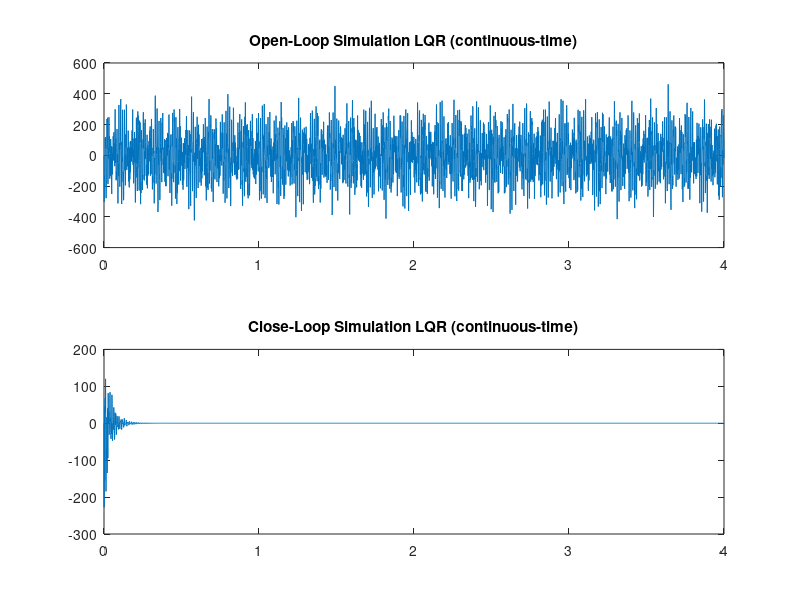

Write MATLAB code to recreate this figure. (Note: this script raises an error after producing the figure.)
clear all;
close all;
%---------Book Example (Elements of Vibration Analysis)--------
m = 2; %kg
L = 2; %m
massMatrixCoeff = m*L/(6*sqrt(2));
massMatrix = [4*sqrt(2) 0 0 0 sqrt(2) 0 0;
              0 4+4*sqrt(2) 0 sqrt(2) 0 2 0;
              0 0 4+4*sqrt(2) 0 sqrt(2) 0 2;
              0 sqrt(2) 0 4+6*sqrt(2) 0 sqrt(2) 0;
              sqrt(2) 0 sqrt(2) 0 4+6*sqrt(2) 0 sqrt(2);
              0 2 0 sqrt(2) 0 4+2*sqrt(2) 0;
              0 0 2 0 sqrt(2) 0 4+2*sqrt(2)] * massMatrixCoeff;
E = 69e9; %Pa - Young's Modulus
A = pi*(0.005)^2;%m^2 Cross Sectional Area of beams
stiffnessMatrixCoeff = E*A/(2*sqrt(2)*L);
stiffnessMatrix = [2*sqrt(2) 0 0 0 0 0 0;
                   0 1+2*sqrt(2) -1 0 0 -1 1;
                   0 -1 1+2*sqrt(2) 0 -2*sqrt(2) 1 -1;
                   0 0 0 1+4*sqrt(2) -1 -2*sqrt(2) 0;
                   0 0 -2*sqrt(2) -1 1+2*sqrt(2) 0 0;
                   0 -1 1 -2*sqrt(2) 0 1+2*sqrt(2) -1;
                   0 1 -1 0 0 -1 1] * stiffnessMatrixCoeff;

% System dynamic (Continuous)
Bf = [0 0 0 0 0 0 1]';
Ac = [zeros(7,7) eye(7);
      -inv(massMatrix)*stiffnessMatrix zeros(7,7)];
Bc = [zeros(7,1);
      inv(massMatrix)*Bf];
C = [0 0 0 0 0 0 0 0 0 0 0 0 0 1];
D = 0;
Q = eye(14);
R = 1e-6;

%------------Simulation Run Flags--------------
runContinuousLQR = true;
runDiscreteLQR = true;
runMPC = true;
runImplicitMPQL = true;

%------------Simulation Variables--------------
dt = 0.001;
Time = 0:dt:4;
U = zeros(size(Time));
X0 = [0 0 0 0 0 0 1 0 0 0 0 0 0 0]';

%--------------Continuous-Time-----------------
if(runContinuousLQR)
% Open-Loop Simulation (continuous)
sys_ol = ss(Ac,Bc,C,D);

[Y,~,~] = lsim(sys_ol, U, Time, X0);
figure(1);
subplot(2,1,1);
plot(Time,Y);
title('Open-Loop Simulation LQR (continuous-time)');

% Closed-Loop Simulation Using LQR (continuous)
K = -lqr(sys_ol, Q, R);        %LQR gain
Ac_cl = Ac+Bc*K;               %closed-Loop system dynamics matrix
sys_cl = ss(Ac_cl,Bc,C,D);

[Y,~,~] = lsim(sys_cl, U, Time, X0);
subplot(2,1,2)
plot(Time,Y);
title('Close-Loop Simulation LQR (continuous-time)');

end
%-----------------Discrete-Time-----------------
if(runDiscreteLQR)
[A,B] = c2d(Ac, Bc, dt);

%Open_Loop Simulation Using LQR (discrete)
[Y,~]=dlsim(A,B,C,D,U,X0);
figure(2);
subplot(3,1,1);
plot(Time,Y);
title('Open-Loop Simulation LQR (discrete-time)');

%Closed_Loop Simulation Using LQR (discrete)
Kd = -dlqr(A,B,Q,R);
[X_hist, U_hist] = simulate(A,B,Kd,X0,length(Time));
subplot(3,1,2);
plot(Time,X_hist(end,:));
title('Closed-Loop Simulation LQR (discrete-time)');

%Closed-Loop control signal
subplot(3,1,3);
plot(Time(1,1:end-1), U_hist);
title('Control Signal (input) LQR (discrete-time)');
end
%-------------------------MPC----------------------------
if(runMPC)
    [A,B] = c2d(Ac, Bc, dt);
    [n,numInputs] = size(B);
    r = 10;
    gamma = 0.9;
    S = calculateAnalyticalS(A,B,r,gamma,Q,R);
    Sxu = S(1:n, n+1:n+r*numInputs);
    Suu = S(n+1:n+r*numInputs,n+1:n+r*numInputs);
    G = -pinv(Suu)*Sxu';
    GL = G(1:numInputs,:);
    A_cl = A+B*GL;

    %Open_Loop Simulation Using LQR (discrete)
    [Y,~]=dlsim(A,B,C,D,U,X0);
    figure(3);
    subplot(3,1,1);
    plot(Time,Y);
    title('Open-Loop simulation MPC (discrete-time)');

    %Closed_Loop Simulation Using LQR (discrete)
    [X_hist, U_hist] = simulate(A,B,GL,X0,length(Time));
    subplot(3,1,2);
    plot(Time,X_hist(end,:))
    title(['Closed-Loop simulation MPC (discrete-time) with r=',num2str(r)]);
    
    %Closed-Loop control signal
    subplot(3,1,3);
    plot(Time(1,1:end-1), U_hist)
    title('Control Signal (input) MPC (discrete-time)');
end
%--------------------MPQL(implicit)----------------------
if(runImplicitMPQL)
    [A,B] = c2d(Ac, Bc, dt);
    r = 10;
    gamma = 0.9;
    input_vals = [-50000:10000:50000,-10000:1000:10000,-1000:100:1000,-100:10:100];
    numIter = length(Time);
    [X_hist, U_hist] = implicitMPQL(A,B,Q,R,r,gamma,X0,input_vals, numIter, false);
    
    %Open_Loop Simulation
    [Y,X]=dlsim(A,B,C,D,U,X0);
    figure(4);
    subplot(3,1,1);
    plot(Time,Y);
    title('Open-Loop simulation MPQL (discrete-time)'); 
    %Closed_Loop Simulation
    subplot(3,1,2);
    plot(Time,X_hist(14,1:end-1))
    title(['Closed-Loop simulation MPQL (discrete-time) with r=', num2str(r)]);
    %Control signal
    subplot(3,1,3);
    plot(Time, U_hist);
    title('Control Input');
end